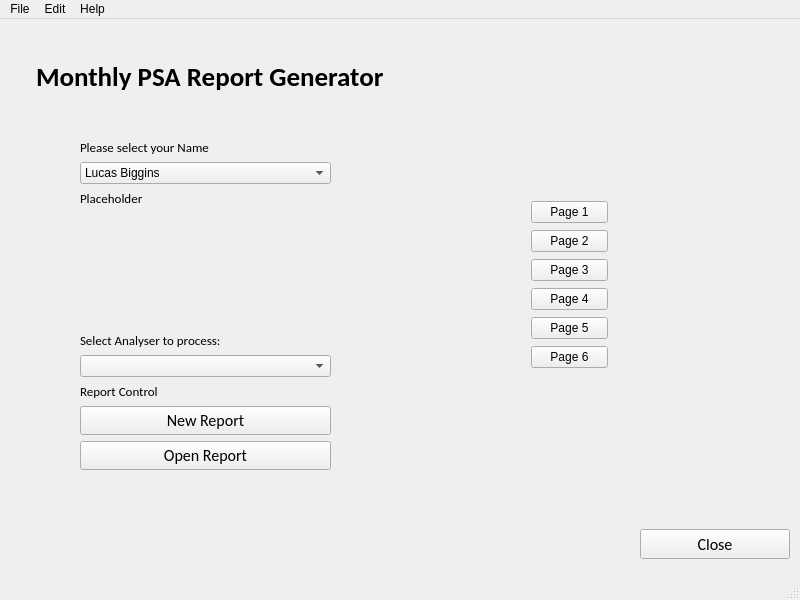
<?xml version="1.0" encoding="UTF-8"?>
<ui version="4.0">
 <class>PSAHome</class>
 <widget class="QMainWindow" name="PSAHome">
  <property name="geometry">
   <rect>
    <x>0</x>
    <y>0</y>
    <width>800</width>
    <height>600</height>
   </rect>
  </property>
  <property name="windowTitle">
   <string>PSA Report Home Page</string>
  </property>
  <widget class="QWidget" name="centralwidget">
   <widget class="QLabel" name="ScantechLogo">
    <property name="geometry">
     <rect>
      <x>600</x>
      <y>0</y>
      <width>200</width>
      <height>50</height>
     </rect>
    </property>
    <property name="text">
     <string/>
    </property>
    <property name="pixmap">
     <pixmap resource="PSAReportResources.qrc">:/Resources/ScantechFullLogo.png</pixmap>
    </property>
    <property name="scaledContents">
     <bool>true</bool>
    </property>
    <property name="alignment">
     <set>Qt::AlignCenter</set>
    </property>
   </widget>
   <widget class="QLabel" name="label">
    <property name="geometry">
     <rect>
      <x>31</x>
      <y>41</y>
      <width>354</width>
      <height>33</height>
     </rect>
    </property>
    <property name="font">
     <font>
      <family>Calibri</family>
      <pointsize>20</pointsize>
      <weight>75</weight>
      <bold>true</bold>
     </font>
    </property>
    <property name="text">
     <string>Monthly PSA Report Generator</string>
    </property>
    <property name="indent">
     <number>5</number>
    </property>
   </widget>
   <widget class="QPushButton" name="CloseReportPB">
    <property name="geometry">
     <rect>
      <x>640</x>
      <y>510</y>
      <width>150</width>
      <height>30</height>
     </rect>
    </property>
    <property name="font">
     <font>
      <family>Calibri</family>
      <pointsize>12</pointsize>
     </font>
    </property>
    <property name="text">
     <string>Close</string>
    </property>
   </widget>
   <widget class="QWidget" name="layoutWidget">
    <property name="geometry">
     <rect>
      <x>531</x>
      <y>181</y>
      <width>77</width>
      <height>170</height>
     </rect>
    </property>
    <layout class="QVBoxLayout" name="verticalLayout">
     <item>
      <widget class="QPushButton" name="PB_pg">
       <property name="text">
        <string>Page 1</string>
       </property>
      </widget>
     </item>
     <item>
      <widget class="QPushButton" name="PB_pg_2">
       <property name="text">
        <string>Page 2</string>
       </property>
      </widget>
     </item>
     <item>
      <widget class="QPushButton" name="PB_pg_3">
       <property name="text">
        <string>Page 3</string>
       </property>
      </widget>
     </item>
     <item>
      <widget class="QPushButton" name="PB_pg_4">
       <property name="text">
        <string>Page 4</string>
       </property>
      </widget>
     </item>
     <item>
      <widget class="QPushButton" name="PB_pg_5">
       <property name="text">
        <string>Page 5</string>
       </property>
      </widget>
     </item>
     <item>
      <widget class="QPushButton" name="PB_pg_6">
       <property name="text">
        <string>Page 6</string>
       </property>
      </widget>
     </item>
    </layout>
   </widget>
   <widget class="QWidget" name="">
    <property name="geometry">
     <rect>
      <x>80</x>
      <y>120</y>
      <width>251</width>
      <height>331</height>
     </rect>
    </property>
    <layout class="QVBoxLayout" name="verticalLayout_2">
     <item>
      <widget class="QLabel" name="WelcomeText_3">
       <property name="font">
        <font>
         <family>Calibri</family>
         <pointsize>10</pointsize>
        </font>
       </property>
       <property name="text">
        <string>Please select your Name</string>
       </property>
      </widget>
     </item>
     <item>
      <widget class="QComboBox" name="CalibratorListComboBox">
       <item>
        <property name="text">
         <string>Lucas Biggins</string>
        </property>
       </item>
       <item>
        <property name="text">
         <string>Daniel Rossouw</string>
        </property>
       </item>
       <item>
        <property name="text">
         <string>Linton Ritchie</string>
        </property>
       </item>
       <item>
        <property name="text">
         <string>Dr. Igor Nerush</string>
        </property>
       </item>
       <item>
        <property name="text">
         <string>Dr. Luke Balzan</string>
        </property>
       </item>
      </widget>
     </item>
     <item>
      <widget class="QLabel" name="WelcomeText">
       <property name="font">
        <font>
         <family>Calibri</family>
         <pointsize>10</pointsize>
        </font>
       </property>
       <property name="text">
        <string>Placeholder</string>
       </property>
      </widget>
     </item>
     <item>
      <spacer name="verticalSpacer_3">
       <property name="orientation">
        <enum>Qt::Vertical</enum>
       </property>
       <property name="sizeHint" stdset="0">
        <size>
         <width>20</width>
         <height>18</height>
        </size>
       </property>
      </spacer>
     </item>
     <item>
      <widget class="QLabel" name="WelcomeText_2">
       <property name="font">
        <font>
         <family>Calibri</family>
         <pointsize>10</pointsize>
        </font>
       </property>
       <property name="text">
        <string>Select Analyser to process:</string>
       </property>
      </widget>
     </item>
     <item>
      <widget class="QComboBox" name="AnalyserListComboBox"/>
     </item>
     <item>
      <widget class="QLabel" name="AnalyserToBeProcessed">
       <property name="font">
        <font>
         <family>Calibri</family>
         <pointsize>10</pointsize>
        </font>
       </property>
       <property name="text">
        <string>Report Control</string>
       </property>
      </widget>
     </item>
     <item>
      <widget class="QPushButton" name="NewReportPB">
       <property name="font">
        <font>
         <family>Calibri</family>
         <pointsize>12</pointsize>
        </font>
       </property>
       <property name="text">
        <string>New Report</string>
       </property>
      </widget>
     </item>
     <item>
      <widget class="QPushButton" name="OpenReportPB">
       <property name="font">
        <font>
         <family>Calibri</family>
         <pointsize>12</pointsize>
        </font>
       </property>
       <property name="text">
        <string>Open Report</string>
       </property>
      </widget>
     </item>
    </layout>
   </widget>
  </widget>
  <widget class="QMenuBar" name="menubar">
   <property name="geometry">
    <rect>
     <x>0</x>
     <y>0</y>
     <width>800</width>
     <height>21</height>
    </rect>
   </property>
   <widget class="QMenu" name="menuFile">
    <property name="title">
     <string>File</string>
    </property>
    <addaction name="actionNew_Report"/>
    <addaction name="separator"/>
    <addaction name="actionOpen_Report"/>
   </widget>
   <widget class="QMenu" name="menuEdit">
    <property name="title">
     <string>Edit</string>
    </property>
    <addaction name="actionEdit_Exisiting_Report"/>
   </widget>
   <widget class="QMenu" name="menuAbout">
    <property name="title">
     <string>Help</string>
    </property>
    <addaction name="actionAbout"/>
   </widget>
   <addaction name="menuFile"/>
   <addaction name="menuEdit"/>
   <addaction name="menuAbout"/>
  </widget>
  <widget class="QStatusBar" name="statusbar"/>
  <action name="actionNew_Report">
   <property name="text">
    <string>New Report</string>
   </property>
   <property name="toolTip">
    <string>Generate New Monthly PSA Report</string>
   </property>
   <property name="shortcut">
    <string>Ctrl+N</string>
   </property>
  </action>
  <action name="actionEdit_Exisiting_Report">
   <property name="text">
    <string>Edit Exisiting Report</string>
   </property>
  </action>
  <action name="actionAbout">
   <property name="text">
    <string>About</string>
   </property>
  </action>
  <action name="actionOpen_Report">
   <property name="text">
    <string>Open Report</string>
   </property>
   <property name="shortcut">
    <string>Ctrl+O</string>
   </property>
  </action>
 </widget>
 <resources>
  <include location="PSAReportResources.qrc"/>
 </resources>
 <connections>
  <connection>
   <sender>NewReportPB</sender>
   <signal>released()</signal>
   <receiver>PSAHome</receiver>
   <slot>show()</slot>
   <hints>
    <hint type="sourcelabel">
     <x>189</x>
     <y>218</y>
    </hint>
    <hint type="destinationlabel">
     <x>281</x>
     <y>159</y>
    </hint>
   </hints>
  </connection>
  <connection>
   <sender>CloseReportPB</sender>
   <signal>released()</signal>
   <receiver>PSAHome</receiver>
   <slot>close()</slot>
   <hints>
    <hint type="sourcelabel">
     <x>701</x>
     <y>548</y>
    </hint>
    <hint type="destinationlabel">
     <x>753</x>
     <y>481</y>
    </hint>
   </hints>
  </connection>
 </connections>
</ui>
